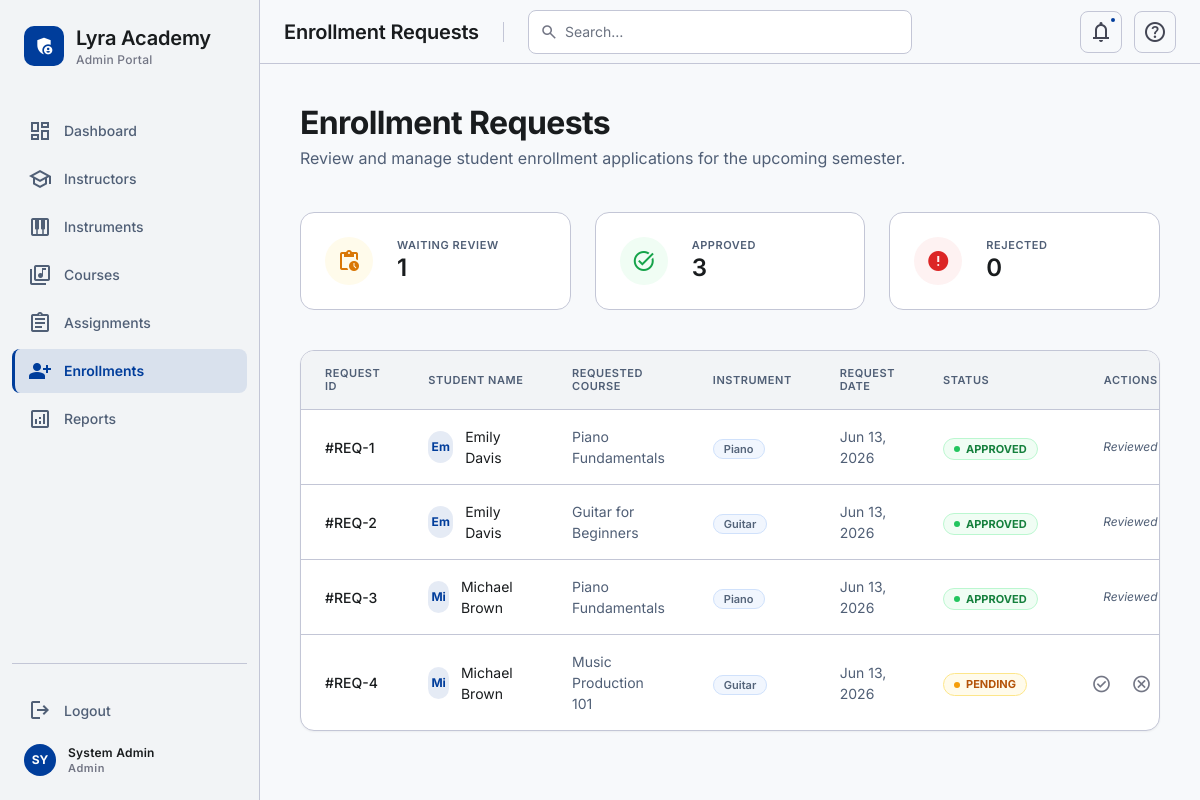
Page /11_Enrollment_Requests/index.php (signed in) on the committed database.
### tables this page shows
CREATE TABLE IF NOT EXISTS enrollments (
    id INT AUTO_INCREMENT PRIMARY KEY,
    student_id INT NOT NULL,
    course_id INT NOT NULL,
    status ENUM('pending', 'approved', 'rejected') DEFAULT 'pending',
    rejection_reason TEXT NULL,
    enrolled_at TIMESTAMP DEFAULT CURRENT_TIMESTAMP,
    reviewed_by INT NULL,
    reviewed_at TIMESTAMP NULL,
    FOREIGN KEY (student_id) REFERENCES students(user_id) ON DELETE CASCADE,
    FOREIGN KEY (course_id) REFERENCES courses(id) ON DELETE CASCADE,
    FOREIGN KEY (reviewed_by) REFERENCES users(id) ON DELETE SET NULL,
    UNIQUE KEY (student_id, course_id)
);

CREATE TABLE IF NOT EXISTS users (
    id INT AUTO_INCREMENT PRIMARY KEY,
    name VARCHAR(100) NOT NULL,
    email VARCHAR(100) UNIQUE NOT NULL,
    password_hash VARCHAR(255) NOT NULL,
    role ENUM('admin', 'instructor', 'student') NOT NULL,
    status ENUM('active', 'inactive') DEFAULT 'active',
    created_at TIMESTAMP DEFAULT CURRENT_TIMESTAMP,
    updated_at TIMESTAMP DEFAULT CURRENT_TIMESTAMP ON UPDATE CURRENT_TIMESTAMP
);

CREATE TABLE IF NOT EXISTS courses (
    id INT AUTO_INCREMENT PRIMARY KEY,
    title VARCHAR(150) NOT NULL,
    description TEXT,
    instrument_id INT,
    difficulty ENUM('beginner', 'intermediate', 'advanced') DEFAULT 'beginner',
    price DECIMAL(10, 2) DEFAULT 0.00,
    status ENUM('draft', 'published') DEFAULT 'draft',
    created_at TIMESTAMP DEFAULT CURRENT_TIMESTAMP,
    updated_at TIMESTAMP DEFAULT CURRENT_TIMESTAMP ON UPDATE CURRENT_TIMESTAMP,
    FOREIGN KEY (instrument_id) REFERENCES instruments(id) ON DELETE SET NULL
);

CREATE TABLE IF NOT EXISTS instruments (
    id INT AUTO_INCREMENT PRIMARY KEY,
    name VARCHAR(100) UNIQUE NOT NULL,
    description TEXT,
    created_at TIMESTAMP DEFAULT CURRENT_TIMESTAMP
);

### 11_Enrollment_Requests/index.php (the view, shortened to what this page needs)
<?php
require_once __DIR__ . '/../config/design-system.php';
$pdo = require_once __DIR__ . '/../config/db.php';
try {
    $stmt = $pdo->query("
        SELECT e.id, e.status, e.rejection_reason, e.enrolled_at, e.reviewed_at,
               u_student.id as student_id, u_student.name as student_name, u_student.email as student_email,
               c.id as course_id, c.title as course_title, inst.name as instrument_name,
               u_reviewer.name as reviewer_name
        FROM enrollments e
        JOIN users u_student ON e.student_id = u_student.id
        JOIN courses c ON e.course_id = c.id
        LEFT JOIN instruments inst ON c.instrument_id = inst.id
        LEFT JOIN users u_reviewer ON e.reviewed_by = u_reviewer.id
        ORDER BY e.enrolled_at DESC
    ");
    $enrollments = $stmt->fetchAll();
    $pendingCount = 0;
    $approvedCount = 0;
    $rejectedCount = 0;
    foreach ($enrollments as $e) {
        if ($e['status'] === 'pending') $pendingCount++;
        elseif ($e['status'] === 'approved') $approvedCount++;
        elseif ($e['status'] === 'rejected') $rejectedCount++;
    }
} catch (Exception $e) {
    error_log('DB error: ' . $e->getMessage()); die('A database error occurred. Please try again later.');
}
?>
<!DOCTYPE html>
<html lang="en">
<head>
</head>
<body class="bg-background text-on-background">
<main id="lms-main-content" class="lms-main">
    <div class="p-lg max-w-container-max mx-auto">
        <div class="flex flex-col md:flex-row md:items-end justify-between gap-md mb-lg">
            <div>
                <h2 class="text-h1 font-h1 text-on-surface">Enrollment Requests</h2>
                <p class="text-body-lg text-secondary mt-1">Review and manage student enrollment applications for the upcoming semester.</p>
            </div>
        </div>
        <div class="grid grid-cols-1 md:grid-cols-3 gap-md mb-lg">
            <div class="bg-surface-container-lowest border border-outline-variant rounded-xl p-md flex items-center gap-md">
                <div class="w-12 h-12 bg-amber-50 rounded-full flex items-center justify-center text-amber-600">
                    <span class="material-symbols-outlined" style="font-variation-settings: 'FILL' 1;" aria-hidden="true">pending_actions</span>
                </div>
                <div>
                    <p class="text-label-sm text-secondary uppercase">Waiting Review</p>
                    <p class="text-h2 font-h2 text-on-surface"><?= $pendingCount ?></p>
                </div>
            </div>
            <div class="bg-surface-container-lowest border border-outline-variant rounded-xl p-md flex items-center gap-md">
                <div class="w-12 h-12 bg-green-50 rounded-full flex items-center justify-center text-green-600">
                    <span class="material-symbols-outlined" style="font-variation-settings: 'FILL' 1;" aria-hidden="true">task_alt</span>
                </div>
                <div>
                    <p class="text-label-sm text-secondary uppercase">Approved</p>
                    <p class="text-h2 font-h2 text-on-surface"><?= $approvedCount ?></p>
                </div>
            </div>
            <div class="bg-surface-container-lowest border border-outline-variant rounded-xl p-md flex items-center gap-md">
                <div class="w-12 h-12 bg-red-50 rounded-full flex items-center justify-center text-red-600">
                    <span class="material-symbols-outlined" style="font-variation-settings: 'FILL' 1;" aria-hidden="true">error</span>
                </div>
                <div>
                    <p class="text-label-sm text-secondary uppercase">Rejected</p>
                    <p class="text-h2 font-h2 text-on-surface"><?= $rejectedCount ?></p>
                </div>
            </div>
        </div>
        <div class="bg-white border border-outline-variant rounded-xl overflow-hidden shadow-sm">
            <div class="overflow-x-auto">
                <table class="w-full text-left border-collapse">
                    <thead>
                        <tr class="bg-surface-container-low border-b border-outline-variant">
                            <th class="py-4 px-md font-label-sm text-label-sm text-secondary uppercase tracking-wider">Request ID</th>
                            <th class="py-4 px-md font-label-sm text-label-sm text-secondary uppercase tracking-wider">Student Name</th>
                            <th class="py-4 px-md font-label-sm text-label-sm text-secondary uppercase tracking-wider">Requested Course</th>
                            <th class="py-4 px-md font-label-sm text-label-sm text-secondary uppercase tracking-wider">Instrument</th>
                            <th class="py-4 px-md font-label-sm text-label-sm text-secondary uppercase tracking-wider">Request Date</th>
                            <th class="py-4 px-md font-label-sm text-label-sm text-secondary uppercase tracking-wider">Status</th>
                            <th class="py-4 px-md font-label-sm text-label-sm text-secondary uppercase tracking-wider text-right">Actions</th>
                        </tr>
                    </thead>
                    <tbody class="divide-y divide-outline-variant" id="requests-list">
                        <?php if (empty($enrollments)): ?>
                            <tr>
                                <td colspan="7" class="px-md py-md text-center text-secondary">No enrollment requests found.</td>
                            </tr>
                        <?php else: ?>
                            <?php foreach ($enrollments as $e): ?>
                                <tr class="hover:bg-surface-container-low/50 transition-colors request-row">
                                    <td class="py-4 px-md font-body-md text-body-md text-on-surface font-medium">#REQ-<?= $e['id'] ?></td>
                                    <td class="py-4 px-md">
                                        <div class="flex items-center gap-sm">
                                            <div class="w-8 h-8 rounded-full bg-primary/10 flex items-center justify-center text-primary font-bold text-xs">
                                                <?= htmlspecialchars(substr($e['student_name'], 0, 2)) ?>
                                            </div>
                                            <span class="font-body-md text-body-md text-on-surface"><?= htmlspecialchars($e['student_name']) ?></span>
                                        </div>
                                    </td>
                                    <td class="py-4 px-md font-body-md text-body-md text-secondary"><?= htmlspecialchars($e['course_title']) ?></td>
                                    <td class="py-4 px-md">
                                        <span class="px-2.5 py-0.5 rounded-full bg-secondary-container/30 text-on-secondary-container text-[11px] font-semibold border border-secondary-container"><?= htmlspecialchars($e['instrument_name'] ?: 'General') ?></span>
                                    </td>
                                    <td class="py-4 px-md font-body-md text-body-md text-secondary"><?= date('M j, Y', strtotime($e['enrolled_at'])) ?></td>
                                    <td class="py-4 px-md">
                                        <?php if ($e['status'] === 'approved'): ?>
                                            <span class="inline-flex items-center gap-1.5 px-2.5 py-0.5 rounded-full bg-green-50 text-green-700 text-[11px] font-bold border border-green-200 uppercase">
                                                <span class="w-1.5 h-1.5 rounded-full bg-green-500"></span> Approved
                                            </span>
                                        <?php elseif ($e['status'] === 'rejected'): ?>
                                            <span class="inline-flex items-center gap-1.5 px-2.5 py-0.5 rounded-full bg-red-50 text-red-700 text-[11px] font-bold border border-red-200 uppercase">
                                                <span class="w-1.5 h-1.5 rounded-full bg-red-500"></span> Rejected
                                            </span>
                                        <?php else: ?>
                                            <span class="inline-flex items-center gap-1.5 px-2.5 py-0.5 rounded-full bg-amber-50 text-amber-700 text-[11px] font-bold border border-amber-200 uppercase">
                                                <span class="w-1.5 h-1.5 rounded-full bg-amber-500"></span> Pending
                                            </span>
                                        <?php endif; ?>
                                    </td>
                                    <td class="py-4 px-md text-right">
                                        <div class="flex items-center justify-end gap-2">
                                            <?php if ($e['status'] === 'pending'): ?>
                                                <button onclick="reviewEnrollment(<?= $e['id'] ?>, 'approved')" class="p-1.5 text-outline hover:text-green-600 hover:bg-green-50 rounded-lg transition-all" title="Approve"><span class="material-symbols-outlined text-[20px]">check_circle</span></button>
                                                <button onclick="rejectEnrollmentModal(<?= $e['id'] ?>)" class="p-1.5 text-outline hover:text-error hover:bg-error-container/20 rounded-lg transition-all" title="Reject"><span class="material-symbols-outlined text-[20px]">cancel</span></button>
                                            <?php else: ?>
                                                <span class="text-xs text-secondary italic">Reviewed</span>
                                            <?php endif; ?>
                                        </div>
                                    </td>
                                </tr>
                            <?php endforeach; ?>
                        <?php endif; ?>
                    </tbody>
                </table>
            </div>
        </div>
    </div>
</main>
</body>
</html>

### rows in the picture
enrollments: id "1", users.name "Em", users.name "Emily Davis", course.title "Piano Fundamentals", instruments.name "Piano", enrolled_at "Jun 13, 2026", status "approved" (drawn)
enrollments: id "2", users.name "Em", users.name "Emily Davis", course.title "Guitar for Beginners", instruments.name "Guitar", enrolled_at "Jun 13, 2026", status "approved" (drawn)
enrollments: id "3", users.name "Mi", users.name "Michael Brown", course.title "Piano Fundamentals", instruments.name "Piano", enrolled_at "Jun 13, 2026", status "approved" (drawn)
enrollments: id "4", users.name "Mi", users.name "Michael Brown", course.title "Music Production 101", instruments.name "Guitar", enrolled_at "Jun 13, 2026", status "pending" (drawn)

### other values in the picture
$cfg['label'] "Admin Portal"
$item['label'] "Dashboard"
$item['label'] "Instructors"
$item['label'] "Instruments"
$item['label'] "Courses"
$item['label'] "Assignments"
$item['label'] "Enrollments"
$item['label'] "Reports"
$initials "SY"
$name "System Admin"
$roleLabel "Admin"
$pageTitle "Enrollment Requests"
$pendingCount "1"
$approvedCount "3"
$rejectedCount "0"
